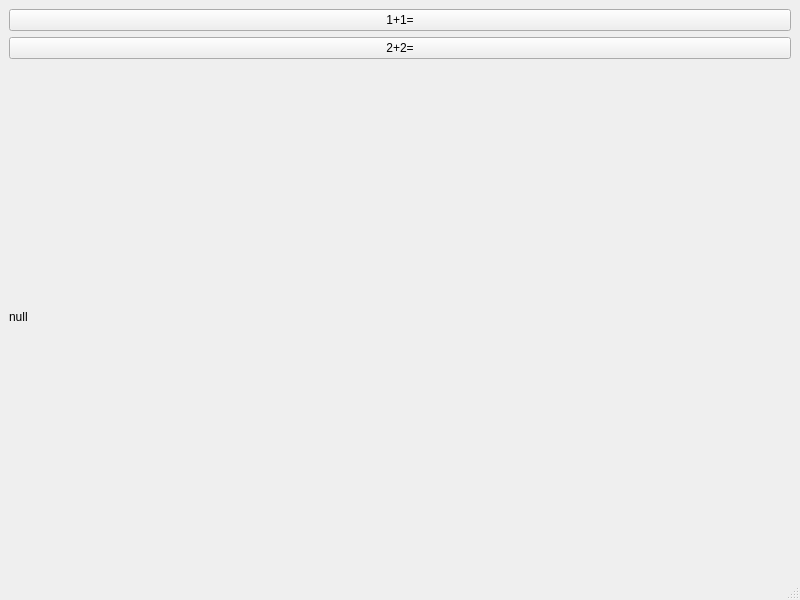
<?xml version="1.0" encoding="UTF-8"?>
<ui version="4.0">
 <class>MainWindow</class>
 <widget class="QMainWindow" name="MainWindow">
  <property name="geometry">
   <rect>
    <x>0</x>
    <y>0</y>
    <width>800</width>
    <height>600</height>
   </rect>
  </property>
  <property name="windowTitle">
   <string>MainWindow</string>
  </property>
  <widget class="QWidget" name="centralwidget">
   <layout class="QVBoxLayout" name="verticalLayout">
    <item>
     <widget class="QPushButton" name="pushButton">
      <property name="text">
       <string>1+1=</string>
      </property>
     </widget>
    </item>
    <item>
     <widget class="QPushButton" name="pushButton_2">
      <property name="text">
       <string>2+2=</string>
      </property>
     </widget>
    </item>
    <item>
     <widget class="QLabel" name="label">
      <property name="text">
       <string>null</string>
      </property>
     </widget>
    </item>
   </layout>
  </widget>
  <widget class="QMenuBar" name="menubar">
   <property name="geometry">
    <rect>
     <x>0</x>
     <y>0</y>
     <width>800</width>
     <height>22</height>
    </rect>
   </property>
  </widget>
  <widget class="QStatusBar" name="statusbar"/>
 </widget>
 <resources/>
 <connections/>
</ui>
